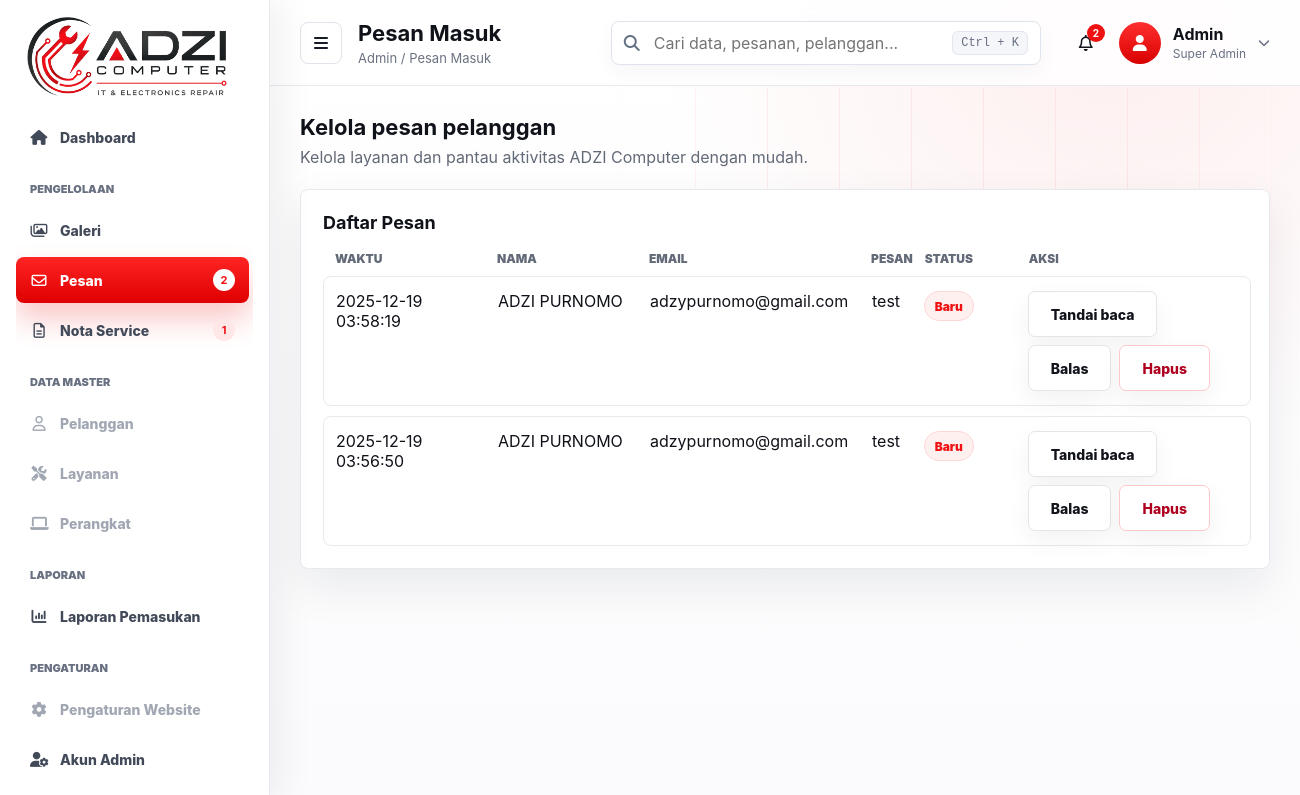
/admin/messages.php (signed in), run on an earlier commit of the app's database.
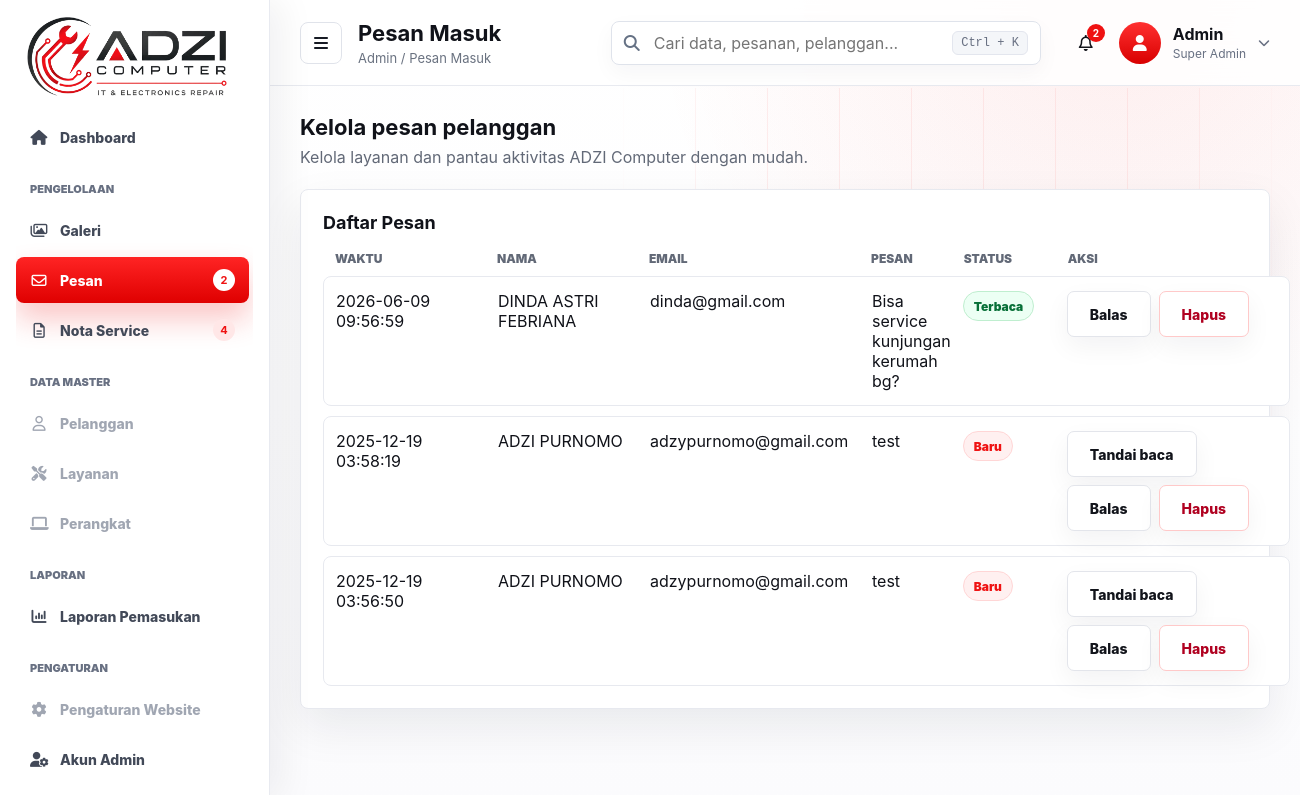
And on a later commit of the database.
### tables this page shows
CREATE TABLE messages (
  id INTEGER PRIMARY KEY AUTOINCREMENT,
  name TEXT NOT NULL,
  email TEXT NOT NULL,
  content TEXT NOT NULL,
  is_read INTEGER DEFAULT 0,
  created_at DATETIME DEFAULT CURRENT_TIMESTAMP
);

### inc/boot.php (called while the page is built, shortened)
<?php
function h($s){ return htmlspecialchars($s ?? '', ENT_QUOTES, 'UTF-8'); }

### admin/messages.php (the view, shortened to what the changed rows need)
<?php
require __DIR__ . '/guard.php';
require __DIR__ . '/partials/layout.php';
$filter = $_GET['filter'] ?? '';
if ($filter === 'unread') {
  $rows = $pdo->query('SELECT * FROM messages WHERE is_read = 0 ORDER BY created_at DESC')->fetchAll(PDO::FETCH_ASSOC);
  $subtitle = 'Pesan pelanggan yang belum dibaca';
} else {
  $rows = $pdo->query('SELECT * FROM messages ORDER BY created_at DESC')->fetchAll(PDO::FETCH_ASSOC);
  $subtitle = 'Kelola pesan pelanggan';
}
admin_page_start('Pesan Masuk', 'messages', $subtitle);
?>
    <section class="admin-card admin-section">
      <div class="panel-head">
        <h2><?= $filter === 'unread' ? 'Pesan Belum Dibaca' : 'Daftar Pesan' ?></h2>
      </div>
      <?php if(!$rows): ?>
        <p class="admin-muted">Belum ada pesan masuk.</p>
      <?php else: ?>
        <div class="admin-table">
          <?php foreach ($rows as $r): ?>
            <div class="admin-table-row">
              <span data-label="Waktu"><?= h($r['created_at']) ?></span>
              <span data-label="Nama"><?= h($r['name']) ?></span>
              <span data-label="Email"><?= h($r['email']) ?></span>
              <span data-label="Pesan"><?= nl2br(h($r['content'])) ?></span>
              <span data-label="Status">
                <?php if($r['is_read']): ?>
                  <span class="status-badge read">Terbaca</span>
                <?php else: ?>
                  <span class="status-badge">Baru</span>
                <?php endif; ?>
              </span>
              <span data-label="Aksi">
                <div class="actions-inline">
                  <?php if(!$r['is_read']): ?>
                    <form method="post">
                      <button class="btn" type="submit">Tandai baca</button>
                    </form>
                  <?php endif; ?>
                  <a class="btn" href="mailto:<?= h($r['email']) ?>?subject=Balasan%20dari%20ADZI%20Computer">Balas</a>
                  <form method="post" onsubmit="return confirm('Hapus pesan dari: <?= h($r['name']) ?> ?')">
                    <button class="btn danger" type="submit">Hapus</button>
                  </form>
                </div>
              </span>
            </div>
          <?php endforeach; ?>
        </div>
      <?php endif; ?>
    </section>
<?php admin_page_end(); ?>

### admin/partials/layout.php (shortened to what the changed rows need)
<?php
function admin_table_count(PDO $pdo, string $table, string $where = ''): int {
  try {
    return (int)$pdo->query('SELECT COUNT(*) FROM ' . $table . ($where ? ' WHERE ' . $where : ''))->fetchColumn();
  } catch (Throwable $e) {
    return 0;
  }
}
function admin_page_start(string $pageTitle, string $active, string $subtitle = ''): void {
  global $pdo, $CONFIG;
  $invoiceCount = admin_table_count($pdo, 'service_invoices');
?>
<!doctype html>
<html lang="id">
<head>
  <link rel="stylesheet" href="https://cdnjs.cloudflare.com/ajax/libs/font-awesome/6.5.0/css/all.min.css">
  <link rel="stylesheet" href="../assets/css/base.css">
  <link rel="stylesheet" href="../assets/css/admin.css">
</head>
<body class="admin-body admin-layout-body">
  <aside class="admin-sidebar">
    <nav class="admin-side-nav" aria-label="Menu admin">
      <a class="<?= $active === 'invoices' ? 'active' : '' ?>" href="invoices.php"><i class="fa-regular fa-file-lines"></i><span>Nota Service</span><?php if($invoiceCount): ?><b><?= h((string)$invoiceCount) ?></b><?php endif; ?></a>
    </nav>
  </aside>
  <div class="admin-main">
    <header class="admin-appbar">
      <div class="admin-page-id">
        <div>
          <h1><?= h($pageTitle) ?></h1>
        </div>
      </div>
    </header>
    <main class="admin-shell">
      <section class="admin-page-hero">
        <div>
          <h2><?= h($subtitle ?: $pageTitle) ?></h2>
        </div>
      </section>
<?php
}
function admin_page_end(): void {
?>
    </main>
  </div>
</body>
</html>
<?php
}
?>

What changed in the data, as far as the page shows it:
added messages: created_at "2026-06-09 09:56:59", name "DINDA ASTRI FEBRIANA", email "dinda@gmail.com", content "Bisa service kunjungan kerumah bg?", is_read "Terbaca"
Also different on the page:
$invoiceCount: "1" → "4"
